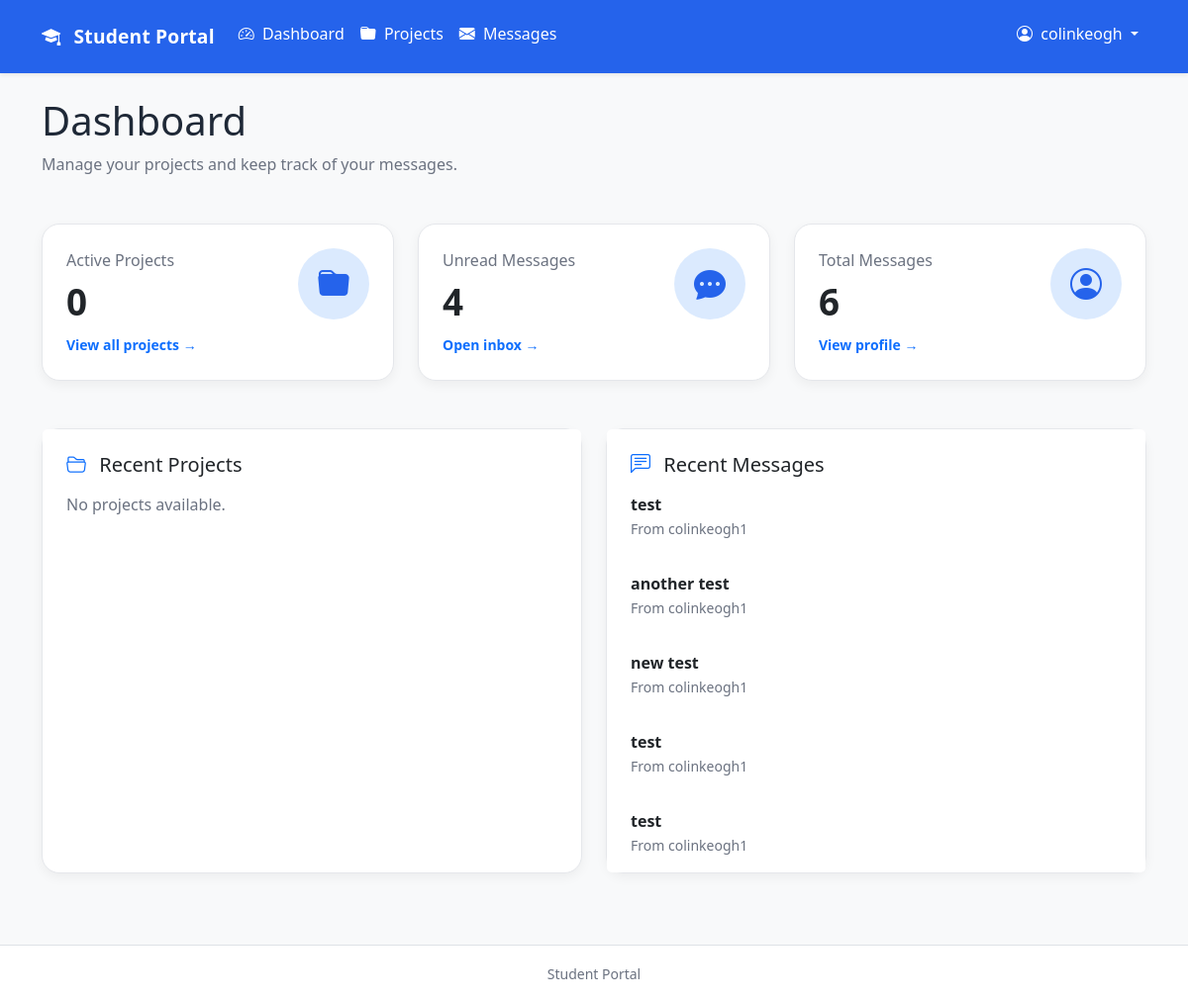
The app's page / (signed in), older data.
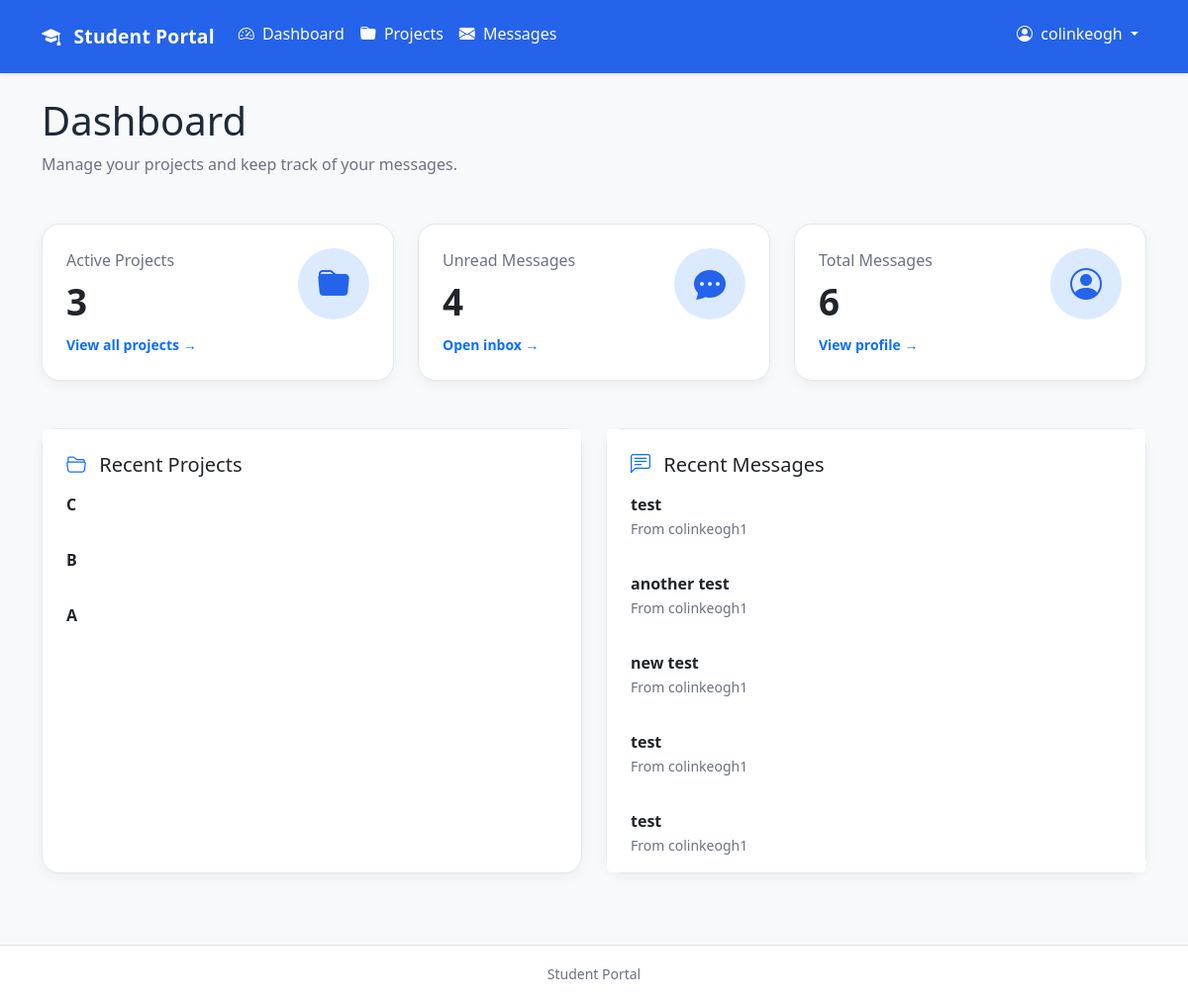
The same page, newer data.
### messaging/models.py (models this page shows, shortened)
class Message(models.Model):
    sender = models.ForeignKey(
        settings.AUTH_USER_MODEL,
        on_delete=models.CASCADE,
        related_name="sent_messages",
    )
    recipient = models.ForeignKey(
        settings.AUTH_USER_MODEL,
        on_delete=models.CASCADE,
        related_name="received_messages",
    )
    subject = models.CharField(
        max_length=200,
    )
    body = models.TextField()
    sent_at = models.DateTimeField(
        auto_now_add=True,
    )
    is_read = models.BooleanField(
        default=False,
    )
    is_archived = models.BooleanField(
        default=False,
    )
    class Meta:
        ordering = ["-sent_at"]

### accounts/models.py (models this page shows)
class CustomUser(AbstractUser):
    pass

### projects/models.py (models this page shows, shortened)
class Project(models.Model):
    class Status(models.TextChoices):
        PLANNING = 'PL', "Planning"
        ACTIVE = "AC", "Active"
        COMPLETED = "CO", "Completed"
    title = models.CharField(max_length=200)
    description = models.TextField(
        blank=True
    )
    owner = models.ForeignKey(
        settings.AUTH_USER_MODEL,
        on_delete=models.CASCADE,
        related_name="owned_projects",
    )
    status = models.CharField(
        max_length=2,
        choices=Status.choices,
        default=Status.PLANNING,
    )
    deadline = models.DateField(
        null=True,
        blank=True,
    )
    created_at = models.DateTimeField(
        auto_now_add=True,
    )
    class Meta:
        ordering = ["-created_at"]

### dashboard/views.py (the view)
@login_required
def home(request):
    project_count = Project.objects.filter(
        owner=request.user,
    ).count()
    unread_messages = Message.objects.filter(
        recipient=request.user,
        is_read=False,
    ).count()
    total_messages = Message.objects.filter(
        recipient=request.user,
    ).count()
    recent_projects = Project.objects.filter(
        owner=request.user,
    ).order_by("-created_at")[:5]
    recent_messages = Message.objects.filter(
        recipient=request.user,
    ).order_by("-sent_at")[:5]
    context = {
        "project_count": project_count,
        "unread_messages": unread_messages,
        "total_messages": total_messages,
        "recent_projects": recent_projects,
        "recent_messages": recent_messages,
    }
    return render(
        request,
        "dashboard/home.html",
        context,
    )

### dashboard/templates/dashboard/home.html (shortened to what the changed rows need)
{% extends "base.html" %}
{% block content %}
<div class="mb-5">
    <h1>Dashboard</h1>
</div>
<div class="row g-4 mb-5">
    <div class="col-lg-4">
        <a
            href="{% url 'projects:list' %}"
            class="text-decoration-none text-dark">
            <div class="card h-100">
                <div class="card-body p-4">
                    <div class="d-flex justify-content-between align-items-start">
                        <div>
                            <p class="text-muted mb-2">
                                Active Projects
                            </p>
                            <h2 class="mb-2">
                                {{ project_count }}
                            </h2>
                            <small class="text-primary fw-semibold">
                                View all projects →
                            </small>
                        </div>
                    </div>
                </div>
            </div>
        </a>
    </div>
    <div class="col-lg-4">
        <a
            href="{% url 'messaging:inbox' %}"
            class="text-decoration-none text-dark">
            <div class="card h-100">
                <div class="card-body p-4">
                    <div class="d-flex justify-content-between align-items-start">
                        <div>
                            <h2 class="mb-2">
                                {{ unread_messages }}
                            </h2>
                        </div>
                    </div>
                </div>
            </div>
        </a>
    </div>
    <div class="col-lg-4">
        <a
            href="{% url 'dashboard:profile' %}"
            class="text-decoration-none text-dark">
            <div class="card h-100">
                <div class="card-body p-4">
                    <div class="d-flex justify-content-between align-items-start">
                        <div>
                            <h2 class="mb-2">
                                {{ total_messages }}
                            </h2>
                        </div>
                    </div>
                </div>
            </div>
        </a>
    </div>
</div>
<div class="row g-4">
    <div class="col-lg-6">
        <div class="card h-100">
            <div class="list-group list-group-flush">
                {% for project in recent_projects %}
                    <a
                        href="{% url 'projects:detail' project.pk %}"
                        class="list-group-item list-group-item-action border-0 px-4 py-3">
                        <strong>
                            {{ project.title }}
                        </strong>
                    </a>
                {% empty %}
                    <div class="list-group-item border-0 px-4 py-3 text-muted">
                        No projects available.
                    </div>
                {% endfor %}
            </div>
        </div>
    </div>
    <div class="col-lg-6">
        <div class="card h-100">
            <div class="list-group list-group-flush">
                {% for message in recent_messages %}
                    <a
                        href="{% url 'messaging:detail' message.pk %}"
                        class="list-group-item list-group-item-action border-0 px-4 py-3">
                        <strong>
                            {{ message.subject }}
                        </strong>
                        <br>
                        <small class="text-muted">
                            From {{ message.sender.username }}
                        </small>
                    </a>
                {% empty %}
                    <div class="list-group-item border-0 px-4 py-3 text-muted">
                        No messages available.
                    </div>
                {% endfor %}
            </div>
        </div>
    </div>
</div>
{% endblock %}

Row changes from the older to the newer data that the page shows:
added Project: title "C"
added Project: title "B"
added Project: title "A"
Text that changed along with them:
{{ project_count }}: "0" → "3"
text no longer shown: "No projects available."
